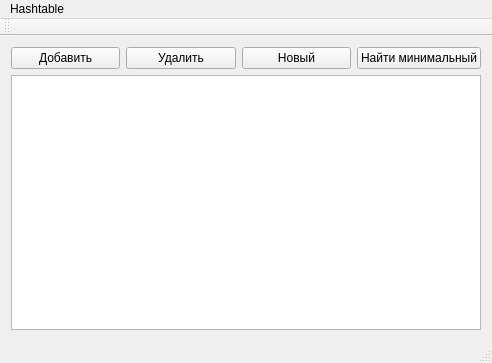
<?xml version="1.0" encoding="UTF-8"?>
<ui version="4.0">
 <class>MainWindow</class>
 <widget class="QMainWindow" name="MainWindow">
  <property name="geometry">
   <rect>
    <x>0</x>
    <y>0</y>
    <width>492</width>
    <height>363</height>
   </rect>
  </property>
  <property name="windowTitle">
   <string>MainWindow</string>
  </property>
  <widget class="QWidget" name="centralWidget">
   <layout class="QVBoxLayout" name="verticalLayout">
    <item>
     <layout class="QHBoxLayout" name="horizontalLayout">
      <item>
       <layout class="QVBoxLayout" name="verticalLayout_2">
        <item>
         <layout class="QHBoxLayout" name="horizontalLayout_2">
          <item>
           <widget class="QPushButton" name="pushButton_2">
            <property name="text">
             <string>Добавить</string>
            </property>
           </widget>
          </item>
          <item>
           <widget class="QPushButton" name="pushButton_3">
            <property name="text">
             <string>Удалить</string>
            </property>
           </widget>
          </item>
          <item>
           <widget class="QPushButton" name="pushButton_4">
            <property name="text">
             <string>Новый</string>
            </property>
           </widget>
          </item>
          <item>
           <widget class="QPushButton" name="pushButton">
            <property name="text">
             <string>Найти минимальный</string>
            </property>
           </widget>
          </item>
         </layout>
        </item>
       </layout>
      </item>
     </layout>
    </item>
    <item>
     <widget class="QTextEdit" name="textEdit">
      <property name="enabled">
       <bool>true</bool>
      </property>
     </widget>
    </item>
   </layout>
  </widget>
  <widget class="QMenuBar" name="menuBar">
   <property name="geometry">
    <rect>
     <x>0</x>
     <y>0</y>
     <width>492</width>
     <height>26</height>
    </rect>
   </property>
   <widget class="QMenu" name="menuHashtable">
    <property name="title">
     <string>Hashtable</string>
    </property>
    <addaction name="separator"/>
   </widget>
   <addaction name="menuHashtable"/>
  </widget>
  <widget class="QToolBar" name="mainToolBar">
   <attribute name="toolBarArea">
    <enum>TopToolBarArea</enum>
   </attribute>
   <attribute name="toolBarBreak">
    <bool>false</bool>
   </attribute>
  </widget>
  <widget class="QStatusBar" name="statusBar"/>
  <action name="actionAdd">
   <property name="text">
    <string>Add</string>
   </property>
  </action>
  <action name="actionErase">
   <property name="text">
    <string>Erase</string>
   </property>
  </action>
  <action name="actionCount">
   <property name="text">
    <string>Count</string>
   </property>
  </action>
  <action name="actionAdd_random">
   <property name="text">
    <string>Add random</string>
   </property>
  </action>
 </widget>
 <layoutdefault spacing="6" margin="11"/>
 <resources/>
 <connections/>
</ui>
